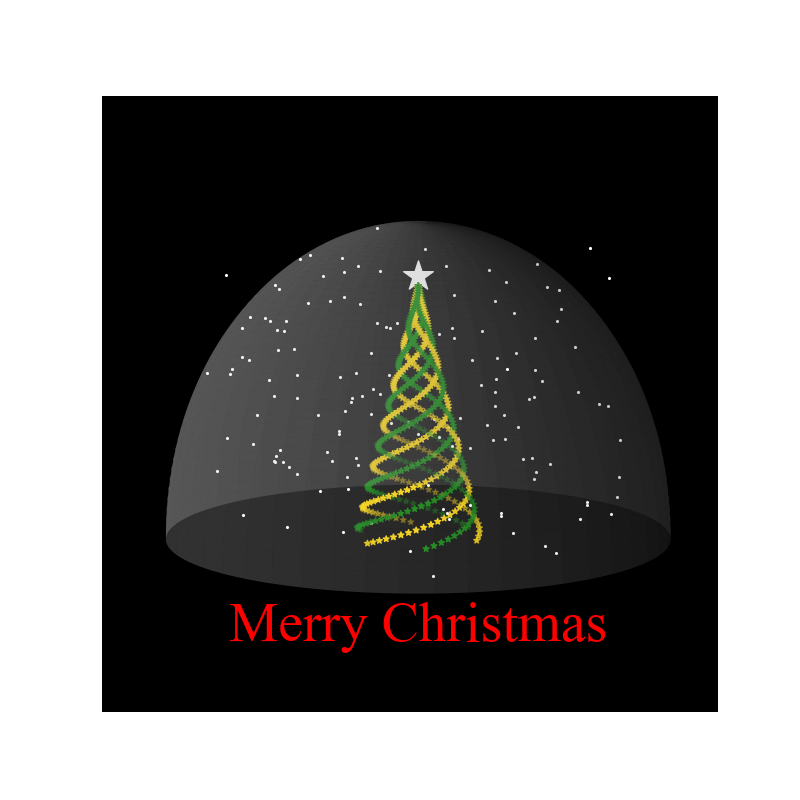

Write Python code to recreate this figure.
import numpy as np
import matplotlib.pyplot as plt

def generate_cone_spiral(radius, height, num_points=100, rotation=0):
    t = np.linspace(0, 4 * np.pi, num_points)
    x = radius * np.cos(t + rotation) * (1 - t / (4 * np.pi))
    y = radius * np.sin(t + rotation) * (1 - t / (4 * np.pi))
    z = height * t / (4 * np.pi)
    return x, y, z

def clear_color(ax):
    ax.w_xaxis.set_pane_color((0, 0, 0, 0))
    ax.w_yaxis.set_pane_color((0, 0, 0, 0))
    ax.w_zaxis.set_pane_color((0, 0, 0, 0))
    ax.xaxis.pane.fill = False
    ax.yaxis.pane.fill = False
    ax.zaxis.pane.fill = False

fig = plt.figure(figsize=(8, 8))
ax = fig.add_subplot(111, projection='3d')

num_spirals = 6

for i in range(num_spirals):
    radius = 0.5
    height = 40
    rotation = i * (2 * np.pi / num_spirals)
    x, y, z = generate_cone_spiral(radius, height, rotation=rotation)
    if i % 2 == 0:
        color = 'green'
    else:
        color = 'gold'
    ax.scatter(x, y, z, color=color, s=20, marker='*')

ax.scatter([0], [0], [41.5], color='white', s=500, marker='*')

num_snowflakes = 150
snowflake_radius = 0.1
snowflake_color = 'white'
for _ in range(num_snowflakes):
    x_snow = np.random.uniform(-1.5, 1.5)
    y_snow = np.random.uniform(-1.5, 1.5)
    z_snow = np.random.uniform(0, 45)
    ax.scatter(x_snow, y_snow, z_snow, color=snowflake_color, s=2, marker='*')

u = np.linspace(0, 2 * np.pi, 100)
v = np.linspace(0, np.pi / 2, 50)
u, v = np.meshgrid(u, v)
x_sphere = 2 * np.cos(u) * np.sin(v)
y_sphere = 2 * np.sin(u) * np.sin(v)
z_sphere = 50 * np.cos(v)
ax.plot_surface(x_sphere, y_sphere, z_sphere, color='white', alpha=0.2, edgecolor='none')

ax.text(0, 0, -15, "Merry Christmas", color='red', fontsize=40, ha='center', va='center', bbox=dict(facecolor='white', alpha=0), fontname='Times New Roman')

ax.set_facecolor('black')

ax.set_xlim([-1.5, 1.5])
ax.set_ylim([-1.5, 1.5])
ax.set_zlim([0, 45])

ax.grid(False)

clear_color(ax)

for angle in range(0, 360):
    ax.view_init(azim=angle, elev=10)
    plt.draw()
    plt.pause(0.01)

plt.show()
